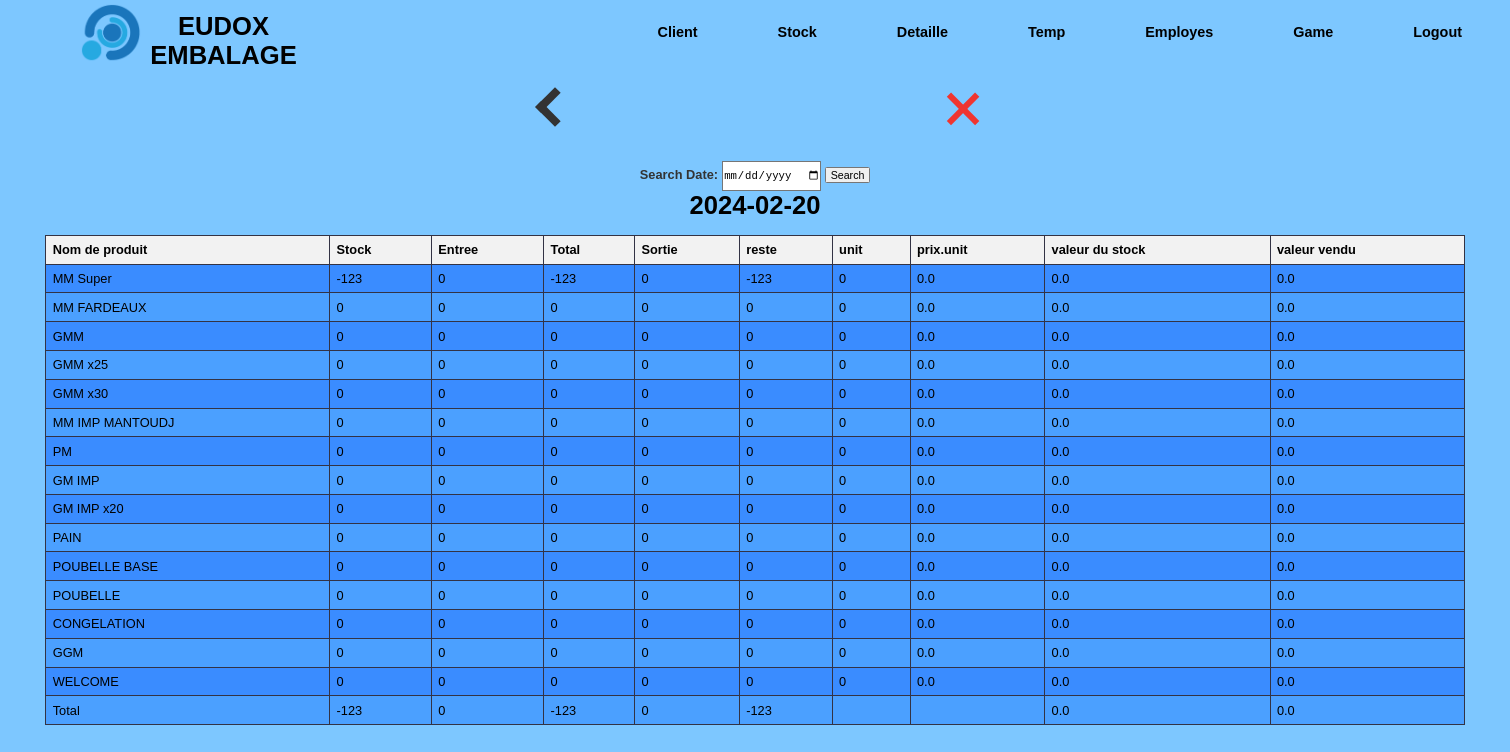
Screenshot of /stock/view with the database file from the repository.
### tables this page shows
CREATE TABLE stv (
        id INTEGER PRIMARY KEY AUTOINCREMENT,
        date TEXT NOT NULL,
        MM_super_st INTEGER NOT NULL,
        MM_super_e INTEGER NOT NULL,
        MM_super_so INTEGER NOT NULL,
        MM_Fardeaux_st INTEGER NOT NULL,
        MM_Fardeaux_e INTEGER NOT NULL,
        MM_Fardeaux_so INTEGER NOT NULL,
        GMM_st INTEGER NOT NULL,
        GMM_e INTEGER NOT NULL,
        GMM_so INTEGER NOT NULL,
        GMM_x25_st INTEGER NOT NULL,
        GMM_x25_e INTEGER NOT NULL,
        GMM_x25_so INTEGER NOT NULL,
        GMM_x30_st INTEGER NOT NULL,
        GMM_x30_e INTEGER NOT NULL,
        GMM_x30_so INTEGER NOT NULL,
        MM_IMP_MANTOUDJ_st INTEGER NOT NULL,
        MM_IMP_MANTOUDJ_e INTEGER NOT NULL,
        MM_IMP_MANTOUDJ_so INTEGER NOT NULL,
        PM_st INTEGER NOT NULL,
        PM_e INTEGER NOT NULL,
        PM_so INTEGER NOT NULL,
        GM_IMP_st INTEGER NOT NULL,
        GM_IMP_e INTEGER NOT NULL,
        GM_IMP_so INTEGER NOT NULL,
        GM_IMP_x20_st INTEGER NOT NULL,
        GM_IMP_x20_e INTEGER NOT NULL,
        GM_IMP_x20_so INTEGER NOT NULL,
        PAIN_st INTEGER NOT NULL,
        PAIN_e INTEGER NOT NULL,
        PAIN_so INTEGER NOT NULL,
        POUBELLE_BASE_st INTEGER NOT NULL,
        POUBELLE_BASE_e INTEGER NOT NULL,
        POUBELLE_BASE_so INTEGER NOT NULL,
        POUBELLE_st INTEGER NOT NULL,
        POUBELLE_e INTEGER NOT NULL,
        POUBELLE_so INTEGER NOT NULL,
        CONGELATION_st INTEGER NOT NULL,
        CONGELATION_e INTEGER NOT NULL,
        CONGELATION_so INTEGER NOT NULL,
        GGM_st INTEGER NOT NULL,
        GGM_e INTEGER NOT NULL,
        GGM_so INTEGER NOT NULL,
        WELCOME_st INTEGER NOT NULL,
        WELCOME_e INTEGER NOT NULL,
        WELCOME_so INTEGER NOT NULL
    );

CREATE TABLE upt (
        id INTEGER PRIMARY KEY AUTOINCREMENT,
        date TEXT NOT NULL,
        num INTEGER NOT NULL,
        u INTEGER NOT NULL,
        up REAL NOT NULL
    );

### app.py (the view)
@app.route('/stock/view', methods=['POST', 'GET'])
def view_stock():
    if request.method == 'POST':
        today_date = request.form.get('search_date', datetime.now().strftime("%Y-%m-%d"), None)
        if not today_date:
            today_date = datetime.now().strftime("%Y-%m-%d")
    else:
        today_date = datetime.now().strftime("%Y-%m-%d")
    conn = sqlite3.connect('form_data.db')
    cursor = conn.cursor()
    cursor.execute('SELECT * FROM stv WHERE date = ?', (today_date,))
    stock_data = cursor.fetchone()
    cursor.execute('SELECT u, up FROM upt WHERE date = ?', (today_date,))
    vals = cursor.fetchall()
    conn.close()
    product_names = ["MM Super", "MM FARDEAUX", "GMM", "GMM x25", "GMM x30", "MM IMP MANTOUDJ", "PM", "GM IMP", "GM IMP x20", "PAIN", "POUBELLE BASE", "POUBELLE", "CONGELATION", "GGM", "WELCOME"]
    total_stock = sum(stock_data[i * 3 + 2] for i in range(len(product_names)))
    total_entree = sum(stock_data[i * 3 + 3] for i in range(len(product_names)))
    total_sort = sum(stock_data[i * 3 + 4] for i in range(len(product_names)))
    total_rest = sum(stock_data[i * 3 + 2] + stock_data[i * 3 + 3] - stock_data[i * 3 + 4] for i in range(len(product_names)))
    total_v_stock = sum((stock_data[i * 3 + 2] + stock_data[i * 3 + 3] - stock_data[i * 3 + 4]) * vals[i][0] * vals[i][1] for i in range(len(product_names)))
    total_v_vendu = sum(stock_data[i * 3 + 4] * vals[i][0] * vals[i][1] for i in range(len(product_names)))
    return render_template('s_view.html', stock_data=stock_data, vals=vals, product_names=product_names, td=today_date,
                           total_stock=total_stock, total_entree=total_entree, total_sort=total_sort,
                           total_rest=total_rest, total_v_stock=total_v_stock, total_v_vendu=total_v_vendu)

### templates/s_view.html (shortened to what this page needs)
{% extends 'main.html' %}
{% block top %}
<a href="/stock" id="back"><div class="thick-arrow-left"></div></a>
<a href="/main" id="aclose"><div class="close"></div></a>
{% endblock %}
{% block bot %}
<form method="POST" action="/stock/view">
  <b><label for="search_date">Search Date:</label></b>
  <input type="date" id="search_date" name="search_date">
  <button type="submit">Search</button>
</form>
<h1>{{ stock_data[1] }}</h1>
<table>
  <tr>
    <th>Nom de produit</th>
    <th>Stock</th>
    <th>Entree</th>
    <th>Total</th>
    <th>Sortie</th>
    <th>reste</th>
    <th>unit</th>
    <th>prix.unit</th>
    <th>valeur du stock</th>
    <th>valeur vendu</th>
  </tr>
  {% for i in range(15) %}
    <tr>
      <td>{{ product_names[i] }}</td>
      <td>{{ stock_data[i * 3 + 2] }}</td>
      <td>{{ stock_data[i * 3 + 3] }}</td>
      <td>{{ stock_data[i * 3 + 2] + stock_data[i * 3 + 3] }}</td>
      <td>{{ stock_data[i * 3 + 4] }}</td>
      <td>{{ stock_data[i * 3 + 2] + stock_data[i * 3 + 3] - stock_data[i * 3 + 4] }}</td>
      <td contenteditable="true" onblur="updateValue(this.innerText, {{ i }}, 0, '{{ stock_data[1] }}')">{{ vals[i][0] }}</td>
      <td contenteditable="true" onblur="updateValue(this.innerText, {{ i }}, 1, '{{ stock_data[1] }}')">{{ vals[i][1] }}</td>
      <td>{{ (stock_data[i * 3 + 2] + stock_data[i * 3 + 3] - stock_data[i * 3 + 4]) * vals[i][0] * vals[i][1] }}</td>
      <td>{{ stock_data[i * 3 + 4] * vals[i][0] * vals[i][1] }}</td>
    </tr>
  {% endfor %}
  <tr>
    <td>Total</td>
    <td>{{ total_stock }}</td>
    <td>{{ total_entree }}</td>
    <td>{{ total_stock + total_entree }}</td>
    <td>{{ total_sort }}</td>
    <td>{{ total_rest }}</td>
    <td></td>
    <td></td>
    <td>{{ total_v_stock }}</td>
    <td>{{ total_v_vendu }}</td>
  </tr>
</table>
{% endblock %}

### static/css/style.css (style rules this page uses)
body, h1, h2, h3, p, ul, li { margin: 0; padding: 0; }
body { font-family: Arial, sans-serif; background-color: #7dc7ff; zoom: 80%; }
a { color: inherit; text-decoration: none; }
#aclose { margin-left: 28vw; }
.thick-arrow-left { margin: 35px; width: 25px; height: 25px; border: 10px solid #333; border-left: 0; border-top: 0; transform: rotate(135deg); }
#back { margin-left: 34%; }
.close { margin: 30px; background: #f03530; height: 50px; position: relative; width: 8px; transform: rotate(45deg); }
.close:after { background: #f03530; content: ""; height: 8px; left: -21px; position: absolute; top: 21px; width: 50px; }
.bot_side label { color: #333; }
.bot_side input { height: 35px; }

### templates/s_view.html (style rules this page uses)
table { border-collapse: collapse; width: 94%; margin: 3%; margin-top: 1%; }
th, td { border: 1px solid #333344; padding: 8px; text-align: left; }
th { background-color: #f2f2f2; }
tr:nth-child(even) td { background-color: #3a8cff; }
tr:nth-child(odd) td { background-color: #4ba0ff; }

### rows the page displays
stv: date "2024-02-20", MM_super_st "-123" "0" "0" "0" "0" "0" "0" "0" "0" "0" "0" "0" "0" "0" "0", MM_super_e "0" "0" "0" "0" "0" "0" "0" "0" "0" "0" "0" "0" "0" "0" "0", stock_data[i*3+2]+stock_data[i*3+3] "-123" "0" "0" "0" "0" "0" "0" "0" "0" "0" "0" "0" "0" "0" "0", MM_super_so "0" "0" "0" "0" "0" "0" "0" "0" "0" "0" "0" "0" "0" "0" "0", MM_super_st+MM_super_e+MM_super_so "-123" "0" "0" "0" "0" "0" "0" "0" "0" "0" "0" "0" "0" "0" "0", MM_super_st+MM_super_e+MM_super_so "0.0" "0.0" "0.0" "0.0" "0.0" "0.0" "0.0" "0.0" "0.0" "0.0" "0.0" "0.0" "0.0" "0.0" "0.0", stock_data[i*3+4]*vals[i][0]*vals[i][1] "0.0" "0.0" "0.0" "0.0" "0.0" "0.0" "0.0" "0.0" "0.0" "0.0" "0.0" "0.0" "0.0" "0.0" "0.0"
upt: u "0", up "0.0"
upt: u "0", up "0.0"
upt: u "0", up "0.0"
upt: u "0", up "0.0"
upt: u "0", up "0.0"
upt: u "0", up "0.0"
upt: u "0", up "0.0"
upt: u "0", up "0.0"
upt: u "0", up "0.0"
upt: u "0", up "0.0"
upt: u "0", up "0.0"
upt: u "0", up "0.0"
upt: u "0", up "0.0"
upt: u "0", up "0.0"
upt: u "0", up "0.0"

### other values shown
{{ product_names[i] }} "MM Super" "MM FARDEAUX" "GMM" "GMM x25" "GMM x30" "MM IMP MANTOUDJ" "PM" "GM IMP" "GM IMP x20" "PAIN" "POUBELLE BASE" "POUBELLE" "CONGELATION" "GGM" "WELCOME"
{{ total_stock }} "-123"
{{ total_entree }} "0"
{{ total_stock + total_entree }} "-123"
{{ total_sort }} "0"
{{ total_rest }} "-123"
{{ total_v_stock }} "0.0"
{{ total_v_vendu }} "0.0"
